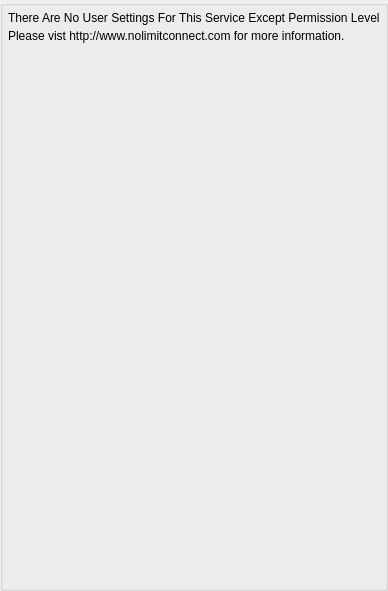
<?xml version="1.0" encoding="UTF-8"?>
<ui version="4.0">
 <class>AppletSettingsNoUserSettingsUi</class>
 <widget class="QWidget" name="AppletSettingsNoUserSettingsUi">
  <property name="geometry">
   <rect>
    <x>0</x>
    <y>0</y>
    <width>376</width>
    <height>591</height>
   </rect>
  </property>
  <property name="sizePolicy">
   <sizepolicy hsizetype="Expanding" vsizetype="Expanding">
    <horstretch>0</horstretch>
    <verstretch>0</verstretch>
   </sizepolicy>
  </property>
  <property name="windowTitle">
   <string>Offer Session</string>
  </property>
  <property name="styleSheet">
   <string notr="true">
QPushButton#CancelButton
{
color: white;
font: bold 14px;
border-width: 10;
border-image: url(:/MyP2PWeb/Resources/button_green_normal.png) 10;
padding: -10;
}
QPushButton#CancelButton:pressed
{
border-width: 10;
border-image: url(:/MyP2PWeb/Resources/button_green_pressed.png) 10;
padding: -10;
}
QPushButton#SendFileButton
{
color: white;
font: bold 14px;
border-width: 10;
border-image: url(:/MyP2PWeb/Resources/button_green_normal.png) 10;
padding: -10;
}
QPushButton#SendFileButton:pressed
{
border-width: 10;
border-image: url(:/MyP2PWeb/Resources/button_green_pressed.png) 10;
padding: -10;
}
QLabel#PermissionLabel
{
font: bold 14px;
}
</string>
  </property>
  <layout class="QVBoxLayout" name="verticalLayout">
   <property name="spacing">
    <number>0</number>
   </property>
   <property name="leftMargin">
    <number>0</number>
   </property>
   <property name="topMargin">
    <number>0</number>
   </property>
   <property name="rightMargin">
    <number>0</number>
   </property>
   <property name="bottomMargin">
    <number>0</number>
   </property>
   <item>
    <widget class="QGroupBox" name="StyledDlgItemsBox">
     <property name="sizePolicy">
      <sizepolicy hsizetype="Expanding" vsizetype="Expanding">
       <horstretch>0</horstretch>
       <verstretch>0</verstretch>
      </sizepolicy>
     </property>
     <property name="minimumSize">
      <size>
       <width>0</width>
       <height>0</height>
      </size>
     </property>
     <property name="title">
      <string/>
     </property>
     <layout class="QVBoxLayout" name="verticalLayout_2">
      <property name="spacing">
       <number>4</number>
      </property>
      <property name="leftMargin">
       <number>5</number>
      </property>
      <property name="topMargin">
       <number>5</number>
      </property>
      <property name="rightMargin">
       <number>5</number>
      </property>
      <property name="bottomMargin">
       <number>5</number>
      </property>
      <item>
       <widget class="QLabel" name="m_NoUserSettingsLabel">
        <property name="text">
         <string>There Are No User Settings For This Service Except Permission Level</string>
        </property>
       </widget>
      </item>
      <item>
       <widget class="QLabel" name="m_PleaseVisitLabel">
        <property name="text">
         <string>Please vist http://www.nolimitconnect.com for more information.</string>
        </property>
       </widget>
      </item>
      <item>
       <spacer name="verticalSpacer">
        <property name="orientation">
         <enum>Qt::Vertical</enum>
        </property>
        <property name="sizeHint" stdset="0">
         <size>
          <width>20</width>
          <height>40</height>
         </size>
        </property>
       </spacer>
      </item>
     </layout>
    </widget>
   </item>
  </layout>
 </widget>
 <resources/>
 <connections/>
</ui>
